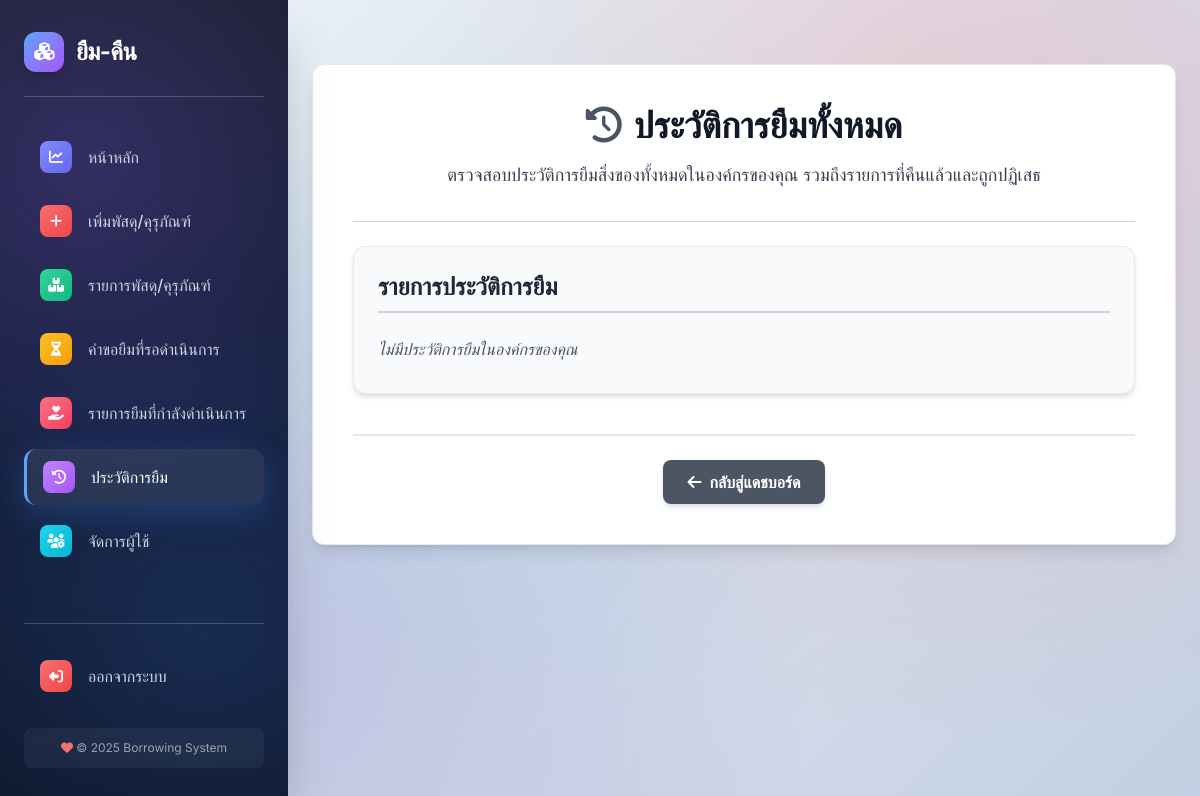
The app's page /borrowing/admin/loan-history/ (signed in), older data.
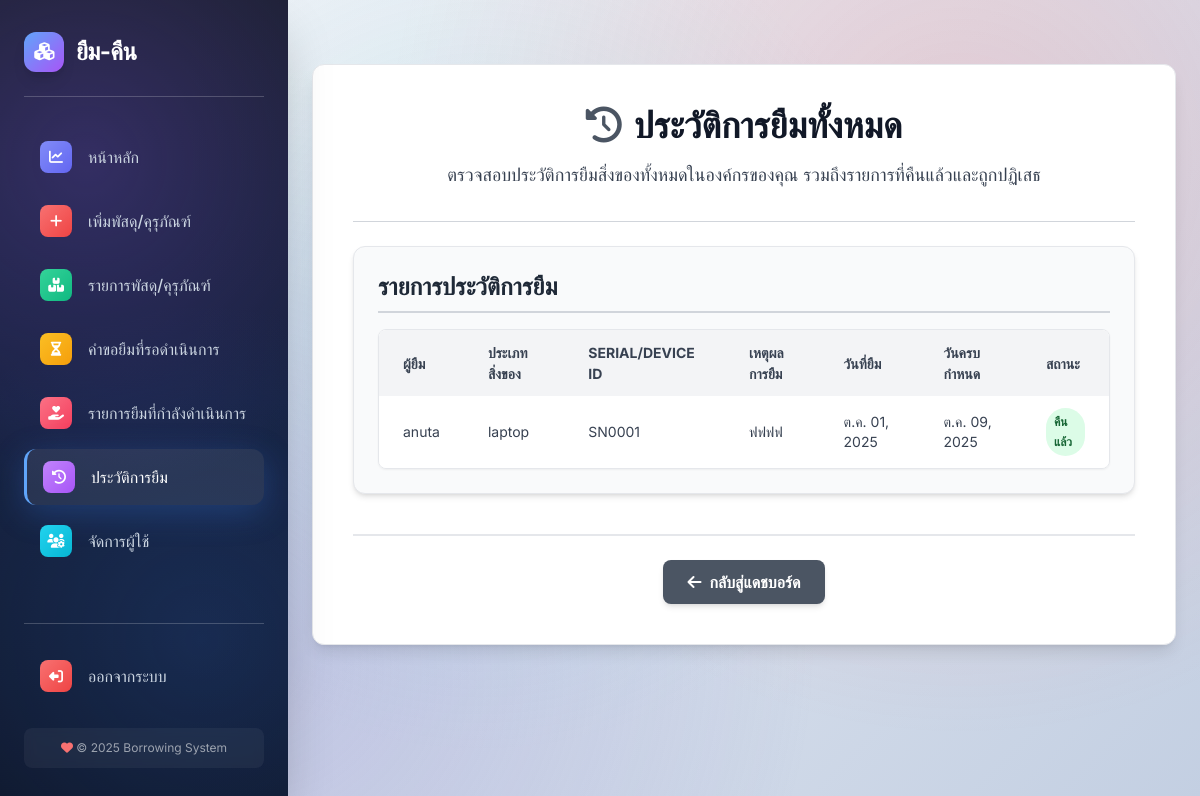
The same page, newer data.
### borrowing/models.py (models this page shows, shortened)
class Loan(models.Model):
    asset = models.ForeignKey('borrowing.Asset', on_delete=models.CASCADE, verbose_name="อุปกรณ์", related_name='loans', db_index=True)
    borrower = models.ForeignKey('users.CustomUser', on_delete=models.CASCADE, verbose_name="ผู้ยืม", related_name='loans', db_index=True)
    borrow_date = models.DateTimeField(auto_now_add=True, verbose_name="วันที่ส่งคำขอ")
    start_date = models.DateField(null=True, blank=True, verbose_name="วันที่เริ่มใช้ (จอง)")
    due_date = models.DateField(null=True, blank=True, verbose_name="กำหนดคืน")
    approved_at = models.DateTimeField(null=True, blank=True, verbose_name="วันที่อนุมัติ")
    pickup_date = models.DateTimeField(null=True, blank=True, verbose_name="วันที่รับของจริง")
    return_date = models.DateTimeField(null=True, blank=True, verbose_name="วันที่คืน")
    STATUS_CHOICES = [
        ('pending', 'รอดำเนินการ'),
        ('approved', 'อนุมัติแล้ว/จองสำเร็จ'),
        ('returned', 'คืนแล้ว'),
        ('rejected', 'ถูกปฏิเสธ'),
        ('overdue', 'เกินกำหนด'),
    ]
    status = models.CharField(max_length=20, choices=STATUS_CHOICES, default='pending', verbose_name="สถานะ", db_index=True)
    reason = models.TextField(blank=True, verbose_name="เหตุผลการยืม")
    class Meta:
        verbose_name = "รายการยืม"
        verbose_name_plural = "รายการยืม"
        ordering = ['-borrow_date']
        indexes = [
            models.Index(fields=['asset', 'status']),
            models.Index(fields=['asset', 'start_date', 'due_date']),
            models.Index(fields=['status']),
            models.Index(fields=['borrower']),
            models.Index(fields=['due_date']),
        ]

class Asset(models.Model):
    item = models.ForeignKey(
        Item, on_delete=models.CASCADE, related_name='assets',
        verbose_name="ประเภทสิ่งของ", db_index=True
    )
    serial_number = models.CharField(max_length=255, blank=True, null=True, unique=True, verbose_name="หมายเลขซีเรียล")
    device_id = models.CharField(max_length=255, blank=True, null=True, unique=True, verbose_name="ID อุปกรณ์")
    location = models.CharField(max_length=255, blank=True, null=True, verbose_name="ตำแหน่ง")
    added_at = models.DateTimeField(auto_now_add=True, db_index=True, null=True, verbose_name="วันที่เพิ่มเข้าระบบ")
    STATUS_CHOICES = [
        ('available', 'พร้อมใช้งาน'),
        ('on_loan', 'กำลังถูกยืม'),
        ('maintenance', 'บำรุงรักษา'),
        ('retired', 'ปลดระวาง'),
    ]
    status = models.CharField(max_length=20, choices=STATUS_CHOICES, default='available', verbose_name="สถานะ", db_index=True)
    class Meta:
        verbose_name = "อุปกรณ์"
        verbose_name_plural = "อุปกรณ์"
        constraints = [
            models.CheckConstraint(
                check=Q(serial_number__isnull=False) | Q(device_id__isnull=False),
                name="asset_sn_or_deviceid_required",
            ),
        ]

class Item(models.Model):
    organization = models.ForeignKey(
        Organization, on_delete=models.CASCADE, verbose_name="องค์กร", db_index=True
    )
    name = models.CharField(max_length=255, verbose_name="ชื่อประเภทสิ่งของ")
    description = models.TextField(blank=True, verbose_name="รายละเอียด")
    total_quantity = models.IntegerField(default=0, verbose_name="จำนวนทั้งหมด")
    available_quantity = models.IntegerField(default=0, verbose_name="จำนวนที่เหลืออยู่")
    image = models.ImageField(upload_to='item_images/', blank=True, null=True, verbose_name="รูปภาพสิ่งของ")
    category = models.ForeignKey(
        ItemCategory, null=True, blank=True,
        on_delete=models.SET_NULL, related_name='items',
        verbose_name="หมวดอุปกรณ์"
    )
    added_at = models.DateTimeField(auto_now_add=True, verbose_name="วันที่เพิ่ม")
    class Meta:
        verbose_name = "ประเภทสิ่งของ"
        verbose_name_plural = "ประเภทสิ่งของ"
        constraints = [
            models.UniqueConstraint(
                fields=['organization', 'name'],
                name='unique_item_name_per_org'
            )
        ]

### users/models.py (models this page shows, shortened)
class CustomUser(AbstractUser):
    organization = models.ForeignKey(Organization, on_delete=models.SET_NULL, null=True, blank=True, verbose_name="องค์กร")
    is_org_admin = models.BooleanField(default=False, verbose_name="ผู้ดูแลองค์กร")
    is_platform_admin = models.BooleanField(default=False, verbose_name="ผู้ดูแลแพลตฟอร์ม")
    phone_number = models.CharField(max_length=20, blank=True, null=True)
    profile_image = models.ImageField(upload_to='profiles/', blank=True, null=True)  # << เพิ่มบรรทัดนี้
    class Meta:
        verbose_name = "ผู้ใช้งาน"
        verbose_name_plural = "ผู้ใช้งาน"

### borrowing/views.py (the view)
# urls.py: path('admin/loan-history/', views.loan_history_admin_view, name='loan_history_admin_view'),
@login_required
def loan_history_admin_view(request):
    redirect_response = check_admin_permission(request)
    if redirect_response:
        return redirect_response
    org = request.user.organization
    loan_history = Loan.objects.filter(
        asset__item__organization=org
    ).exclude(status__in=['pending', 'approved']).select_related('asset__item', 'borrower').order_by('-borrow_date')
    return render(request, 'borrowing/loan_history_admin.html', {
        'loan_history': loan_history,
        'organization_name': org.name,
    })

### borrowing/views.py (called while the page is built)
def check_admin_permission(request):
    if not getattr(request.user, 'is_org_admin', False):
        messages.error(request, "คุณไม่มีสิทธิ์เข้าถึงหน้านี้")
        return redirect('user_dashboard')
    if not getattr(request.user, 'organization_id', None):
        messages.error(request, "บัญชีของคุณยังไม่ถูกผูกกับองค์กร กรุณาเลือกองค์กร")
        return redirect('pick_organization')
    return None

### users/context_processors.py (called while the page is built)
def unread_notifications_count(request):
    if request.user.is_authenticated:
        count = Notification.objects.filter(user=request.user, is_read=False).count()
        return {'unread_notifications_count': count}
    return {'unread_notifications_count': 0} # หากผู้ใช้ยังไม่ได้ล็อกอิน ให้ส่ง 0

### borrowing/templates/borrowing/loan_history_admin.html (shortened to what the changed rows need)
{% extends 'users/base.html' %}
{% block content %}
<div class="bg-white p-6 md:p-8 lg:p-10 rounded-xl shadow-lg max-w-5xl mx-auto my-8 border border-gray-200">
    <h1 class="text-3xl md:text-4xl font-extrabold text-gray-900 mb-4 text-center flex items-center justify-center gap-x-3">
        <i class="fas fa-history text-gray-600"></i> ประวัติการยืมทั้งหมด
    </h1>
    <div class="mb-10 p-6 bg-gray-50 rounded-xl shadow-md border border-gray-200">
        <h2 class="text-2xl font-bold text-gray-800 mb-4 border-b-2 pb-2 border-gray-300 flex items-center gap-x-2">
            รายการประวัติการยืม
        </h2>
        {% if loan_history %}
            <div class="overflow-x-auto rounded-lg border border-gray-200 shadow-sm">
                <table class="min-w-full bg-white">
                    <thead>
                        <tr class="bg-gray-100 text-gray-700 uppercase text-sm leading-normal font-bold">
                            <th class="py-3 px-6 text-left">ผู้ยืม</th>
                            <th class="py-3 px-6 text-left">ประเภทสิ่งของ</th>
                            <th class="py-3 px-6 text-left">Serial/Device ID</th>
                            <th class="py-3 px-6 text-left">เหตุผลการยืม</th>
                            <th class="py-3 px-6 text-left">วันที่ยืม</th>
                            <th class="py-3 px-6 text-left">วันครบกำหนด</th>
                            <th class="py-3 px-6 text-left">สถานะ</th>
                        </tr>
                    </thead>
                    <tbody class="text-gray-700 text-sm divide-y divide-gray-100">
                        {% for loan in loan_history %}
                            <tr class="hover:bg-gray-50 transition duration-150 ease-in-out">
                                <td class="py-3 px-6 text-left whitespace-nowrap">{{ loan.borrower.username }}</td>
                                <td class="py-3 px-6 text-left">{{ loan.asset.item.name }}</td>
                                <td class="py-3 px-6 text-left">{{ loan.asset.serial_number|default:loan.asset.device_id|default:"-" }}</td>
                                <td class="py-3 px-6 text-left max-w-xs whitespace-normal">{{ loan.reason|default:"-" }}</td>
                                <td class="py-3 px-6 text-left">{{ loan.borrow_date|default_if_none:"N/A"|date:"M d, Y" }}</td>
                                <td class="py-3 px-6 text-left">{{ loan.due_date|date:"M d, Y" }}</td>
                                <td class="py-3 px-6 text-left">
                                    {% if loan.status == 'returned' %}
                                        <span class="px-2 py-1 inline-flex text-xs leading-5 font-semibold rounded-full bg-green-100 text-green-800">คืนแล้ว</span>
                                    {% elif loan.status == 'rejected' %}
                                        <span class="px-2 py-1 inline-flex text-xs leading-5 font-semibold rounded-full bg-red-100 text-red-800">ปฏิเสธ</span>
                                    {% elif loan.status == 'overdue' %}
                                        <span class="px-2 py-1 inline-flex text-xs leading-5 font-semibold rounded-full bg-orange-100 text-orange-800">เกินกำหนด</span>
                                    {% else %}
                                        <span class="px-2 py-1 inline-flex text-xs leading-5 font-semibold rounded-full bg-gray-100 text-gray-800">{{ loan.status|capfirst }}</span>
                                    {% endif %}
                                </td>
                            </tr>
                        {% endfor %}
                    </tbody>
                </table>
            </div>
        {% else %}
            <p class="text-gray-600 italic py-2">ไม่มีประวัติการยืมในองค์กรของคุณ</p>
        {% endif %}
    </div>
</div>
{% endblock content %}

Row changes from the older to the newer data that the page shows:
added Loan: borrower.username "anuta", asset.item.name "laptop", asset.serial_number "SN0001", reason "ฟฟฟฟ", borrow_date "ต.ค. 01, 2025", due_date "ต.ค. 09, 2025", status "คืนแล้ว"
Text that changed along with them:
text no longer shown: "ไม่มีประวัติการยืมในองค์กรของคุณ"
text now shown: "ผู้ยืม ประเภทสิ่งของ SERIAL/DEVICE ID เหตุผลการยืม วันที่ยืม วันครบกำหนด สถานะ"
